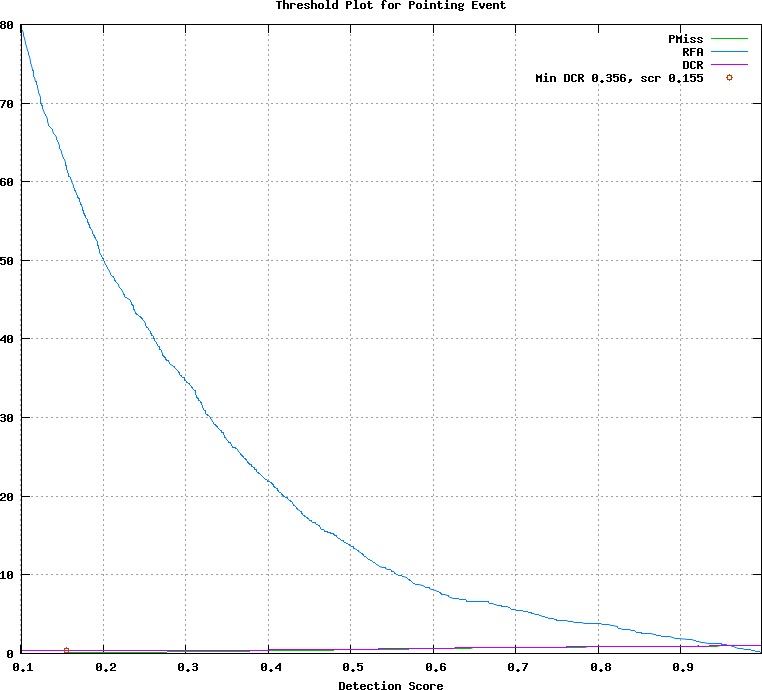

Here is the gnuplot script that generated this plot:
## GNUPLOT command file
set terminal postscript color
set style data lines
set title 'Threshold Plot for Pointing Event'
set xlabel 'Detection Score'
set grid
set size ratio 0.85
plot [0.101000:0.998000]  \
  'test.det.Pointing_Event.dat.1' using 1:4 title 'PMiss' with lines lt 2, \
  'test.det.Pointing_Event.dat.1' using 1:5 title 'RFA' with lines lt 3, \
  'test.det.Pointing_Event.dat.1' using 1:6 title 'DCR' with lines lt 4, \
  'test.det.Pointing_Event.dat.2' using 1:2 title 'Min DCR 0.356, scr 0.155' with points lt 6
